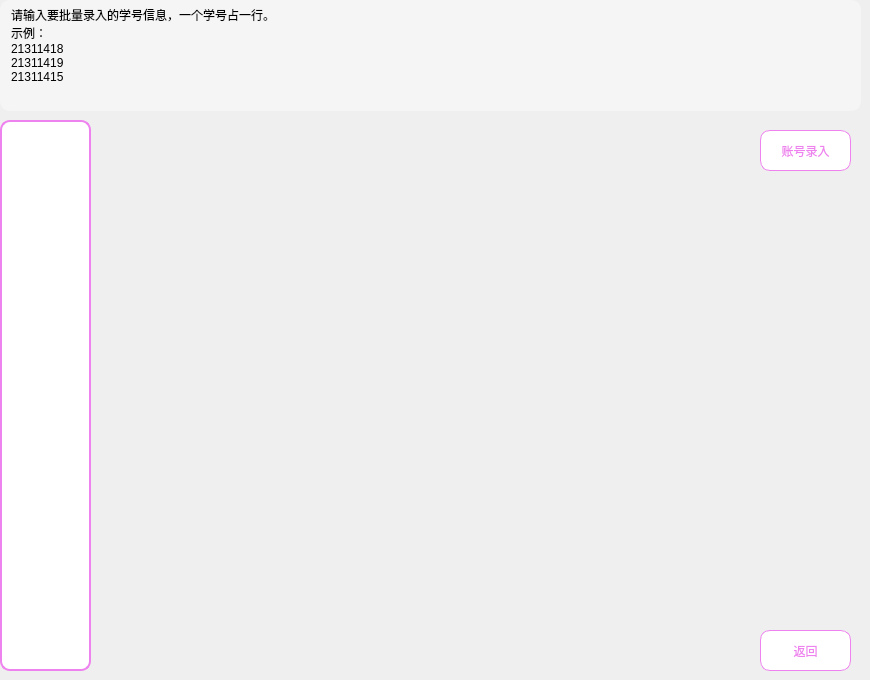
      <widget class="QWidget" name="userAllWrite">
       <widget class="QPlainTextEdit" name="userAllNewAccount">
        <property name="geometry">
         <rect>
          <x>0</x>
          <y>120</y>
          <width>91</width>
          <height>551</height>
         </rect>
        </property>
        <property name="styleSheet">
         <string notr="true">QDialog {
	background: #D6DBE9;
}

QPlainTextEdit {
	border: 2px solid #EE82EE; /* 边框宽度为1px，颜色为#A0A0A0 */
	border-radius: 10px; /* 边框圆角 */
	padding-left: 5px; /* 文本距离左边界有5px */
	background-color: 	#FFFFFF	; /* 背景颜色 */
	color: 	#000000; /* 文本颜色 */
	selection-background-color: #000000; /* 选中文本的背景颜色 */
	selection-color: #FFFFFF; /* 选中文本的颜色 */
	font-family: &quot;Microsoft YaHei&quot;; /* 文本字体族 */
	font-size: 10pt; /* 文本字体大小 */
}

QPlainTextEdit:hover { /* 鼠标悬浮在QLineEdit时的状态 */
	border: 2px solid #298DFF;
	border-radius: 10px;
	background-color: #FFFFFF;
	color: 	#000000;
	selection-background-color: #000000;
	selection-color: #FFFFFF;
}</string>
        </property>
       </widget>
       <widget class="QPushButton" name="sureToWrite">
        <property name="geometry">
         <rect>
          <x>760</x>
          <y>130</y>
          <width>91</width>
          <height>41</height>
         </rect>
        </property>
        <property name="styleSheet">
         <string notr="true">QPushButton{
	font: 12pt &quot;幼圆&quot;;
    color: 	#EE82EE;
    background-color: #FFFFFF;
    border-color: 	#EE82EE;
    border-radius: 10px;
    border-style: solid;
    border-width: 1px;
    padding: 5px;
}

/**鼠标停留在按钮上的样式**/
QPushButton::hover{	
    color: #FFFFFF;
    background-color: #EE82EE;
    border-color: #EE82EE;
}

/**鼠标按压下去的样式**/
QPushButton::pressed,QPushButton::checked{
    color: #FFFFFF;
    background-color: 	#DA70D6;
	border-color: 	#DA70D6;
}</string>
        </property>
        <property name="text">
         <string>账号录入</string>
        </property>
       </widget>
       <widget class="QPushButton" name="returnToUser">
        <property name="geometry">
         <rect>
          <x>760</x>
          <y>630</y>
          <width>91</width>
          <height>41</height>
         </rect>
        </property>
        <property name="styleSheet">
         <string notr="true">QPushButton{
	font: 12pt &quot;幼圆&quot;;
    color: 	#EE82EE;
    background-color: #FFFFFF;
    border-color: 	#EE82EE;
    border-radius: 10px;
    border-style: solid;
    border-width: 1px;
    padding: 5px;
}

/**鼠标停留在按钮上的样式**/
QPushButton::hover{	
    color: #FFFFFF;
    background-color: #EE82EE;
    border-color: #EE82EE;
}

/**鼠标按压下去的样式**/
QPushButton::pressed,QPushButton::checked{
    color: #FFFFFF;
    background-color: 	#DA70D6;
	border-color: 	#DA70D6;
}</string>
        </property>
        <property name="text">
         <string>返回</string>
        </property>
       </widget>
       <widget class="QTextEdit" name="textEdit">
        <property name="geometry">
         <rect>
          <x>0</x>
          <y>0</y>
          <width>861</width>
          <height>111</height>
         </rect>
        </property>
        <property name="styleSheet">
         <string notr="true">    border: 2px solid #F5F5F5; /* 边框宽度为1px，颜色为#A0A0A0 */
	border-radius: 10px; /* 边框圆角 */
	padding-left: 5px; /* 文本距离左边界有5px */
	background-color: 	#F5F5F5	; /* 背景颜色 */
	color: 	#000000; /* 文本颜色 */
	selection-background-color: #000000; /* 选中文本的背景颜色 */
	selection-color: #FFFFFF; /* 选中文本的颜色 */
	font-family: &quot;Microsoft YaHei&quot;; /* 文本字体族 */
</string>
        </property>
        <property name="verticalScrollBarPolicy">
         <enum>Qt::ScrollBarAlwaysOff</enum>
        </property>
        <property name="horizontalScrollBarPolicy">
         <enum>Qt::ScrollBarAlwaysOff</enum>
        </property>
        <property name="html">
         <string>&lt;!DOCTYPE HTML PUBLIC &quot;-//W3C//DTD HTML 4.0//EN&quot; &quot;http://www.w3.org/TR/REC-html40/strict.dtd&quot;&gt;
&lt;html&gt;&lt;head&gt;&lt;meta name=&quot;qrichtext&quot; content=&quot;1&quot; /&gt;&lt;meta charset=&quot;utf-8&quot; /&gt;&lt;style type=&quot;text/css&quot;&gt;
p, li { white-space: pre-wrap; }
hr { height: 1px; border-width: 0; }
&lt;/style&gt;&lt;/head&gt;&lt;body style=&quot; font-family:'Microsoft YaHei'; font-size:9pt; font-weight:400; font-style:normal;&quot;&gt;
&lt;p style=&quot; margin-top:0px; margin-bottom:0px; margin-left:0px; margin-right:0px; -qt-block-indent:0; text-indent:0px;&quot;&gt;&lt;span style=&quot; font-family:'Microsoft YaHei UI';&quot;&gt;请输入要批量录入的学号信息，一个学号占一行。&lt;/span&gt;&lt;/p&gt;
&lt;p style=&quot; margin-top:0px; margin-bottom:0px; margin-left:0px; margin-right:0px; -qt-block-indent:0; text-indent:0px;&quot;&gt;&lt;span style=&quot; font-family:'Microsoft YaHei UI';&quot;&gt;示例：&lt;/span&gt;&lt;/p&gt;
&lt;p style=&quot; margin-top:0px; margin-bottom:0px; margin-left:0px; margin-right:0px; -qt-block-indent:0; text-indent:0px;&quot;&gt;&lt;span style=&quot; font-family:'Microsoft YaHei UI';&quot;&gt;21311418&lt;/span&gt;&lt;/p&gt;
&lt;p style=&quot; margin-top:0px; margin-bottom:0px; margin-left:0px; margin-right:0px; -qt-block-indent:0; text-indent:0px;&quot;&gt;&lt;span style=&quot; font-family:'Microsoft YaHei UI';&quot;&gt;21311419&lt;/span&gt;&lt;/p&gt;
&lt;p style=&quot; margin-top:0px; margin-bottom:0px; margin-left:0px; margin-right:0px; -qt-block-indent:0; text-indent:0px;&quot;&gt;&lt;span style=&quot; font-family:'Microsoft YaHei UI';&quot;&gt;21311415&lt;/span&gt;&lt;/p&gt;&lt;/body&gt;&lt;/html&gt;</string>
        </property>
       </widget>
      </widget>
